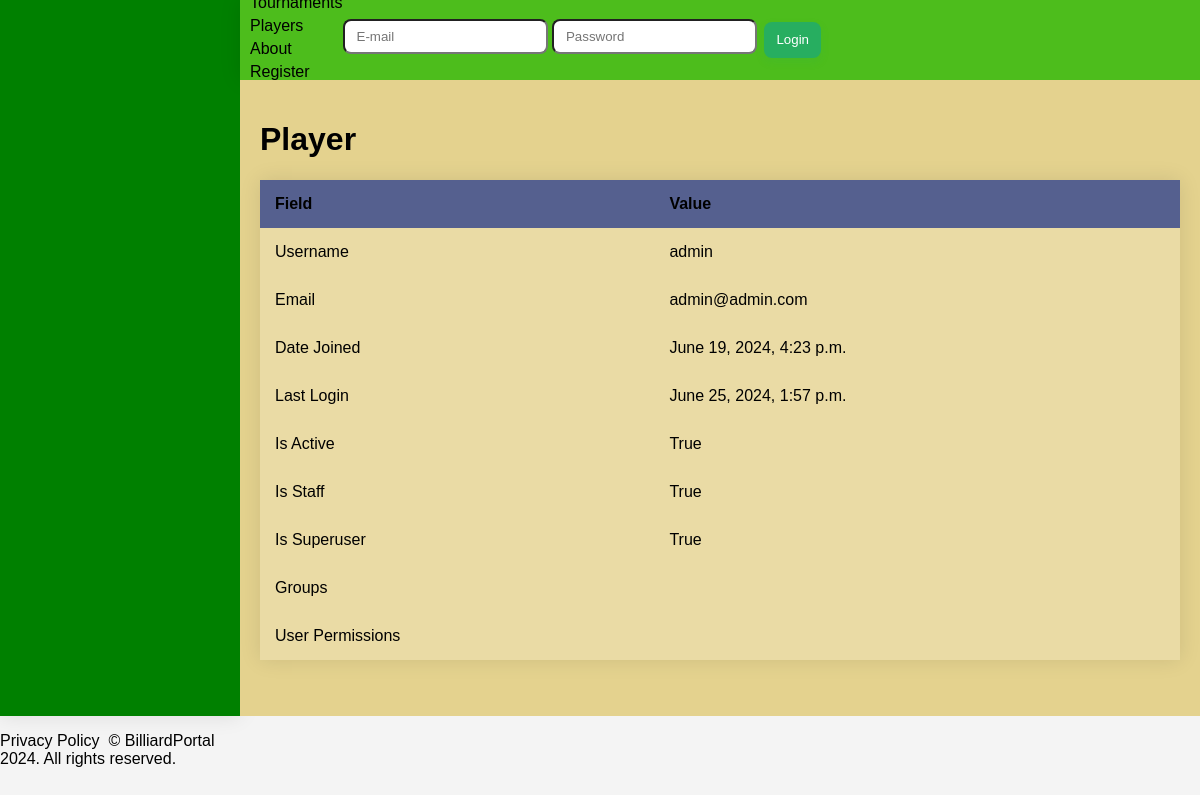
Page /player/1/ on the earlier database version.
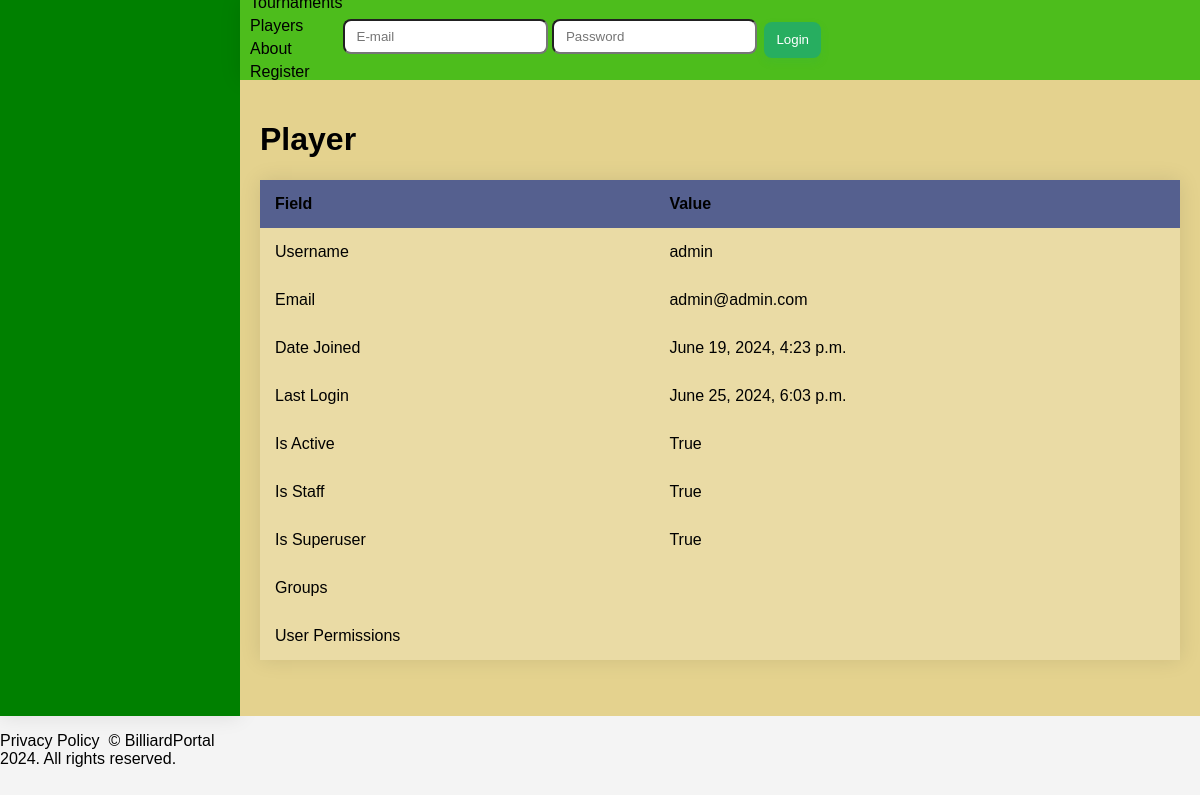
Same page on the later database version.
### core/models.py (models this page shows)
class Player(AbstractUser):
    email = models.EmailField(('email address'), unique=True)
    USERNAME_FIELD = 'email'
    REQUIRED_FIELDS = ['username']

### templates/player/player_detail.html (shortened to what this page needs)
{% extends "base.html" %}
{% block main_space %}
<h1>Player</h1>
<table>
    <thead>
        <tr>
            <th class="l">Field</th>
            <th class="r">Value</th>
        </tr>
    </thead>
    <tbody>
        <tr>
            <td class="l">Username</td>
            <td class="r">{{ player.username }}</td>
        </tr>
        <tr>
            <td class="l">Email</td>
            <td class="r">{{ player.email }}</td>
        </tr>
        <tr>
            <td class="l">Date Joined</td>
            <td class="r">{{ player.date_joined }}</td>
        </tr>
        <tr>
            <td class="l">Last Login</td>
            <td class="r">{{ player.last_login }}</td>
        </tr>
        <tr>
            <td class="l">Is Active</td>
            <td class="r">{{ player.is_active }}</td>
        </tr>
        <tr>
            <td class="l">Is Staff</td>
            <td class="r">{{ player.is_staff }}</td>
        </tr>
        <tr>
            <td class="l">Is Superuser</td>
            <td class="r">{{ player.is_superuser }}</td>
        </tr>
        <tr>
            <td class="l">Groups</td>
            <td class="r">
            </td>
        </tr>
        <tr>
            <td class="l">User Permissions</td>
            <td class="r">
            </td>
        </tr>
    </tbody>
</table>
{% endblock main_space %}

Differences in the rows shown:
changed Player "admin": last_login "June 25, 2024, 1:57 p.m." → "June 25, 2024, 6:03 p.m."
